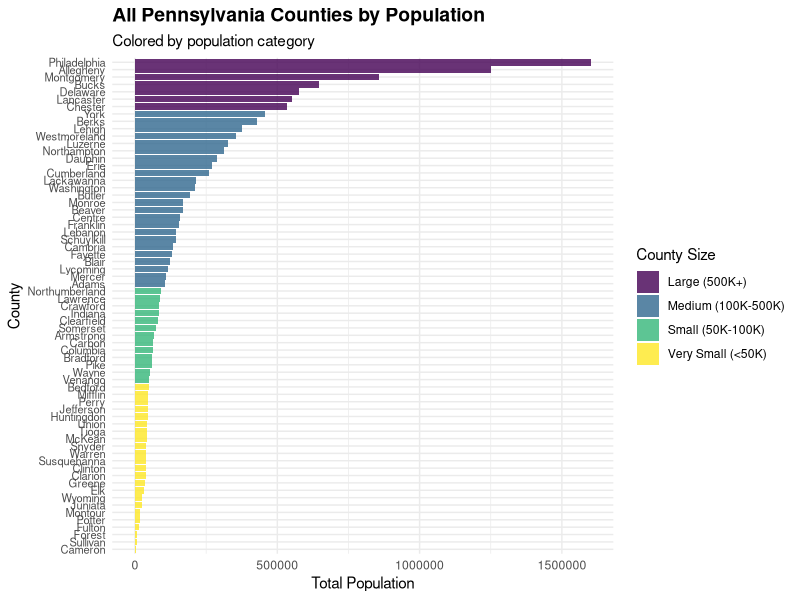
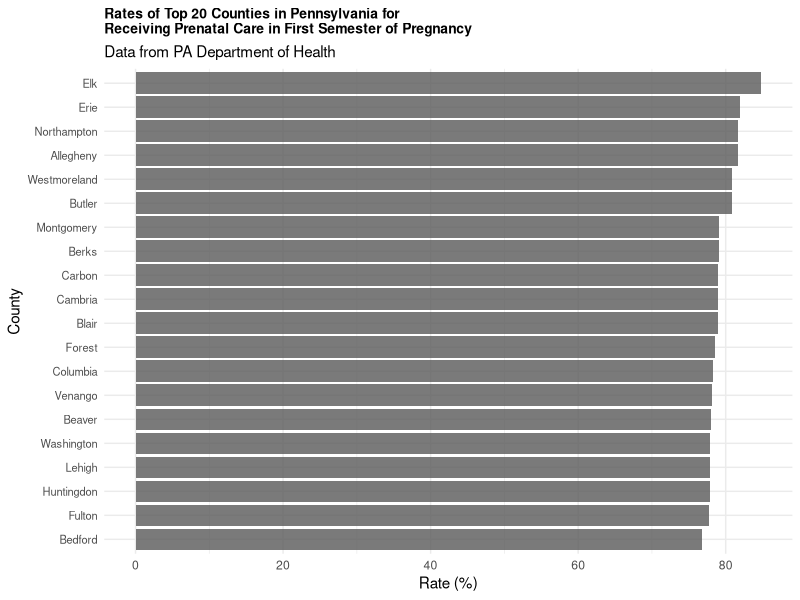
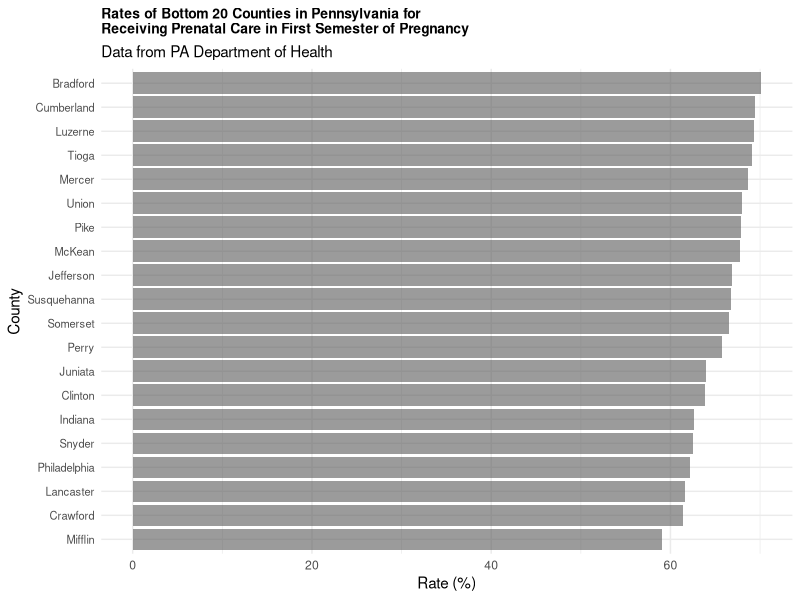

Source code (R) for these figures, in order: (Note: this script raises an error after producing the figures.)
## ---- chunk 1
library(tidyverse)
library(broom)

appp_data <- read_csv("data/APPP_dataset.csv")

appp_data <- appp_data |>
  arrange(total_population) |>
  mutate(
    pop_category = case_when(
      total_population > 500000 ~ "Large (500K+)",
      total_population > 100000 ~ "Medium (100K-500K)", 
      total_population > 50000 ~ "Small (50K-100K)",
      TRUE ~ "Very Small (<50K)"
    )
  )
## ---- chunk 2
appp_data |>
  mutate(county_name = fct_reorder(county_name, total_population)) |>
  ggplot(aes(x = total_population, y = county_name, fill = pop_category)) + 
  geom_col(alpha = 0.8) +
  scale_x_continuous() +
  scale_fill_viridis_d(name = "County Size") +
  labs(
    title = "All Pennsylvania Counties by Population",
    subtitle = "Colored by population category",
    x = "Total Population",
    y = "County"
  ) +
  theme_minimal() +
  theme(
    axis.text.y = element_text(size = 8),  # Smaller text for many counties
    plot.title = element_text(size = 14, face = "bold")
  )

bottom_20_counties <- appp_data |>
  arrange(pct_prenatal_care_first_trimester) |>
  select(county_name, pct_prenatal_care_first_trimester) |>
  slice_head(n = 20)

top_20_counties <- appp_data |>
  arrange(desc(pct_prenatal_care_first_trimester)) |>
  select(county_name, pct_prenatal_care_first_trimester) |>
  slice_head(n = 20)

top_20_counties |>
  mutate(county_name = fct_reorder(county_name, pct_prenatal_care_first_trimester)) |>
  ggplot(aes(x = pct_prenatal_care_first_trimester, y = county_name)) + 
  geom_col(alpha = 0.8) +
  scale_x_continuous() +
  labs(
    title = "Rates of Top 20 Counties in Pennsylvania for \nReceiving Prenatal Care in First Semester of Pregnancy",
    subtitle = "Data from PA Department of Health",
    x = "Rate (%)",
    y = "County"
  ) +
  theme_minimal() +
  theme(
    axis.text.y = element_text(size = 8),
    plot.title = element_text(size = 10, face = "bold")
  )

bottom_20_counties |>
  mutate(county_name = fct_reorder(county_name, pct_prenatal_care_first_trimester)) |>
  ggplot(aes(x = pct_prenatal_care_first_trimester, y = county_name)) +
  geom_col(alpha = 0.6) +
  scale_x_continuous() +
  labs(
    title = "Rates of Bottom 20 Counties in Pennsylvania for \nReceiving Prenatal Care in First Semester of Pregnancy",
    subtitle = "Data from PA Department of Health",
    x = "Rate (%)",
    y = "County",
  ) +
    theme_minimal() +
  theme(
    axis.text.y = element_text(size = 8),
    plot.title = element_text(size = 10, face = "bold")
  )
## ---- chunk 3
anova_data <- appp_data |>
  filter(!is.na(rate_of_pregnant_women_with_oud_diagnosis)) |>
  mutate(
    county_group = case_when(
      county_name == "Allegheny" ~ "Allegheny County",
      pop_category == "Large (500K+)" & county_name != "Allegheny" ~ "Other Large Counties",
      pop_category == "Medium (100K-500K)" ~ "Medium Counties",
      pop_category %in% c("Small (50K-100K)", "Very Small (<50K)") ~ "Small Counties",
      TRUE ~ "Other"
    )
  ) |>
  filter(county_group != "Other") |>
  select(
    county_name, county_group,
    ### OUD rates ###
    oud_rate = rate_of_pregnant_women_with_oud_diagnosis,
    ### SES ###
    poverty_rate, unemployment_rate_2019, median_household_income_2022,
    ### Health factors ###
    pct_fair_poor_health, pct_prenatal_care_first_trimester, 
    fertility_rate, pct_low_birth_weight, pct_cesarean_section,
    ### Demographics ###
    pct_black, pct_hispanic, pct_asian, pct_white,
    ### Geographical data ###
    rural_urban_continuum_code_2023, metro_2023,
    ### Total population
    total_population
  )

variables_for_test <- c(
  "oud_rate", "poverty_rate", "unemployment_rate_2019", 
  "median_household_income_2022", "pct_fair_poor_health", 
  "pct_prenatal_care_first_trimester", "fertility_rate", 
  "pct_low_birth_weight", "pct_cesarean_section", 
  "pct_black", "pct_hispanic", "pct_asian", "pct_white"
)

### Creating function for ANOVA tests ###
anova_test <- function(data, variable) {
  clean_data <- data |>
    filter(!is.na(.data[[variable]]))
  
  if (nrow(clean_data) < 4) {
    return(list(anova_result = NULL, tukey_result = NULL,
                message = paste("Not enough data for ANOVA on", variable)))
  }
  ### ANOVA test ###
  formula <- as.formula(paste(variable, "~ county_group"))
  aov_model <- aov(formula, data = clean_data)
  anova_result <- broom::tidy(aov_model)
  
  ### Extract p-value ###
  p_val <- anova_result$p.value[1]
  
  ### HSD / Tukey's ###
  tukey_result <- NULL
  tukey_tidy <- NULL
  if(!is.na(p_val) && p_val< 0.05) {
    tukey_result <- TukeyHSD(aov_model)
    tukey_tidy <- broom::tidy(tukey_result)
  }
  
  return(list(
    anova_result = anova_result,
    tukey_result = tukey_tidy,
    model = aov_model,
    data = clean_data,
    variable = variable,
    p_value = p_val
  ))
}

anova_results <- lapply(variables_for_test, function(var) {
  anova_test(anova_data, var)
})

names(anova_results) <- variables_for_test
## ---- chunk 4
appp_data |>
  group_by(pop_category) |>
  summarize(mean_pov_rate = round(mean(poverty_rate, na.rm = T), 2),
            mean_oud_rate = round(mean(rate_of_pregnant_women_with_oud_diagnosis, na.rm = T), 2),
            mean_unemployment_rate = round(mean(unemployment_rate_2019, na.rm = T), 2),
            mean_pct_fair_poor_health = round(mean(pct_fair_poor_health, na.rm = T), 2),
            mean_fertility_rate = round(mean(fertility_rate, na.rm = T), 2),
            mean_pct_prenatal_care = round(mean(pct_prenatal_care_first_trimester), 2))
## ---- chunk 5

model.lm <- lm(rate_of_pregnant_women_with_oud_diagnosis ~ 
                 met_nonmet2023 + pct_black + 
                 unemployment_rate_2019 + 
                 median_household_income_2022 + 
                 pct_prenatal_care_first_trimester + 
                 fertility_rate + pct_fair_poor_health, 
               data = appp_data)
summary(model.lm)

model2.lm <- lm(rate_of_pregnant_women_with_oud_diagnosis ~ 
                  rural_urban_continuum_code_2023 +
                  pct_black + pct_hispanic + 
                  unemployment_rate_2022 + 
                  median_household_income_2022 +
                  pct_prenatal_care_first_trimester +
                  pct_low_birth_weight +
                  pct_cesarean_section +
                  fertility_rate + 
                  pct_fair_poor_health,
                data = appp_data)
summary(model2.lm)

model3.lm <- lm(rate_of_pregnant_women_with_oud_diagnosis ~ 
            rural_urban_continuum_code_2023 * pct_black +
            pct_hispanic + 
            unemployment_rate_2022 + 
            median_household_income_2022 +
            pct_prenatal_care_first_trimester +
            pct_low_birth_weight +
            fertility_rate + 
            pct_fair_poor_health, 
            data = appp_data)
summary(model3.lm)
## ---- chunk 6

appp_data |>
  ggplot(aes(x = pct_black, y = rate_of_pregnant_women_with_oud_diagnosis)) +
  geom_point() +
  geom_smooth(method = "lm")
